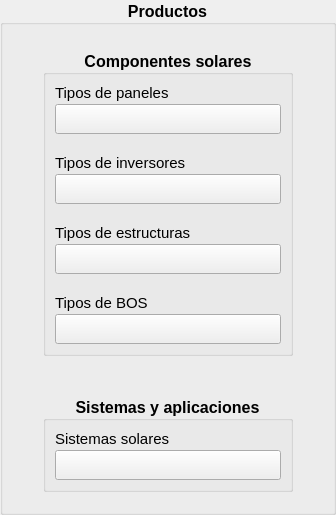
            <widget class="QGroupBox" name="groupProducts">
             <property name="minimumSize">
              <size>
               <width>250</width>
               <height>0</height>
              </size>
             </property>
             <property name="font">
              <font>
               <pointsize>12</pointsize>
               <weight>75</weight>
               <bold>true</bold>
              </font>
             </property>
             <property name="title">
              <string>Productos</string>
             </property>
             <property name="alignment">
              <set>Qt::AlignCenter</set>
             </property>
             <layout class="QVBoxLayout" name="verticalLayout_9">
              <property name="spacing">
               <number>40</number>
              </property>
              <property name="leftMargin">
               <number>40</number>
              </property>
              <property name="topMargin">
               <number>25</number>
              </property>
              <property name="rightMargin">
               <number>40</number>
              </property>
              <property name="bottomMargin">
               <number>20</number>
              </property>
              <item>
               <widget class="QGroupBox" name="groupSolarComponents">
                <property name="minimumSize">
                 <size>
                  <width>250</width>
                  <height>0</height>
                 </size>
                </property>
                <property name="font">
                 <font>
                  <pointsize>12</pointsize>
                  <weight>75</weight>
                  <bold>true</bold>
                 </font>
                </property>
                <property name="title">
                 <string>Componentes solares</string>
                </property>
                <property name="alignment">
                 <set>Qt::AlignCenter</set>
                </property>
                <layout class="QVBoxLayout" name="verticalLayout_6">
                 <property name="spacing">
                  <number>20</number>
                 </property>
                 <item>
                  <layout class="QVBoxLayout" name="verticalLayout_19">
                   <property name="spacing">
                    <number>2</number>
                   </property>
                   <item>
                    <widget class="QLabel" name="labelPanelTypes">
                     <property name="font">
                      <font>
                       <pointsize>11</pointsize>
                       <weight>50</weight>
                       <bold>false</bold>
                      </font>
                     </property>
                     <property name="text">
                      <string>Tipos de paneles</string>
                     </property>
                     <property name="alignment">
                      <set>Qt::AlignLeading|Qt::AlignLeft|Qt::AlignVCenter</set>
                     </property>
                    </widget>
                   </item>
                   <item>
                    <widget class="QPushButton" name="buttonPanelTypes">
                     <property name="minimumSize">
                      <size>
                       <width>0</width>
                       <height>30</height>
                      </size>
                     </property>
                     <property name="font">
                      <font>
                       <weight>50</weight>
                       <bold>false</bold>
                      </font>
                     </property>
                     <property name="text">
                      <string/>
                     </property>
                    </widget>
                   </item>
                  </layout>
                 </item>
                 <item>
                  <layout class="QVBoxLayout" name="verticalLayout_21">
                   <property name="spacing">
                    <number>2</number>
                   </property>
                   <item>
                    <widget class="QLabel" name="labelInverterTypes">
                     <property name="font">
                      <font>
                       <pointsize>11</pointsize>
                       <weight>50</weight>
                       <bold>false</bold>
                      </font>
                     </property>
                     <property name="text">
                      <string>Tipos de inversores</string>
                     </property>
                     <property name="alignment">
                      <set>Qt::AlignLeading|Qt::AlignLeft|Qt::AlignVCenter</set>
                     </property>
                    </widget>
                   </item>
                   <item>
                    <widget class="QPushButton" name="buttonInverterTypes">
                     <property name="minimumSize">
                      <size>
                       <width>0</width>
                       <height>30</height>
                      </size>
                     </property>
                     <property name="font">
                      <font>
                       <weight>50</weight>
                       <bold>false</bold>
                      </font>
                     </property>
                     <property name="text">
                      <string/>
                     </property>
                    </widget>
                   </item>
                  </layout>
                 </item>
                 <item>
                  <layout class="QVBoxLayout" name="verticalLayout_22">
                   <property name="spacing">
                    <number>2</number>
                   </property>
                   <item>
                    <widget class="QLabel" name="labelStructureTypes">
                     <property name="font">
                      <font>
                       <pointsize>11</pointsize>
                       <weight>50</weight>
                       <bold>false</bold>
                      </font>
                     </property>
                     <property name="text">
                      <string>Tipos de estructuras</string>
                     </property>
                     <property name="alignment">
                      <set>Qt::AlignLeading|Qt::AlignLeft|Qt::AlignVCenter</set>
                     </property>
                    </widget>
                   </item>
                   <item>
                    <widget class="QPushButton" name="buttonStructureTypes">
                     <property name="minimumSize">
                      <size>
                       <width>0</width>
                       <height>30</height>
                      </size>
                     </property>
                     <property name="font">
                      <font>
                       <weight>50</weight>
                       <bold>false</bold>
                      </font>
                     </property>
                     <property name="text">
                      <string/>
                     </property>
                    </widget>
                   </item>
                  </layout>
                 </item>
                 <item>
                  <layout class="QVBoxLayout" name="verticalLayout_29">
                   <property name="spacing">
                    <number>2</number>
                   </property>
                   <item>
                    <widget class="QLabel" name="labelBOSTypes">
                     <property name="font">
                      <font>
                       <pointsize>11</pointsize>
                       <weight>50</weight>
                       <bold>false</bold>
                      </font>
                     </property>
                     <property name="text">
                      <string>Tipos de BOS</string>
                     </property>
                     <property name="alignment">
                      <set>Qt::AlignLeading|Qt::AlignLeft|Qt::AlignVCenter</set>
                     </property>
                    </widget>
                   </item>
                   <item>
                    <widget class="QPushButton" name="buttonBOSTypes">
                     <property name="minimumSize">
                      <size>
                       <width>0</width>
                       <height>30</height>
                      </size>
                     </property>
                     <property name="font">
                      <font>
                       <weight>50</weight>
                       <bold>false</bold>
                      </font>
                     </property>
                     <property name="text">
                      <string/>
                     </property>
                    </widget>
                   </item>
                  </layout>
                 </item>
                </layout>
               </widget>
              </item>
              <item>
               <widget class="QGroupBox" name="groupSystemsApps">
                <property name="minimumSize">
                 <size>
                  <width>250</width>
                  <height>0</height>
                 </size>
                </property>
                <property name="font">
                 <font>
                  <pointsize>12</pointsize>
                  <weight>75</weight>
                  <bold>true</bold>
                 </font>
                </property>
                <property name="title">
                 <string>Sistemas y aplicaciones</string>
                </property>
                <property name="alignment">
                 <set>Qt::AlignCenter</set>
                </property>
                <layout class="QVBoxLayout" name="verticalLayout_7">
                 <property name="spacing">
                  <number>20</number>
                 </property>
                 <item>
                  <layout class="QVBoxLayout" name="verticalLayout_32">
                   <property name="spacing">
                    <number>2</number>
                   </property>
                   <item>
                    <widget class="QLabel" name="labelSolarSystems">
                     <property name="font">
                      <font>
                       <pointsize>11</pointsize>
                       <weight>50</weight>
                       <bold>false</bold>
                      </font>
                     </property>
                     <property name="text">
                      <string>Sistemas solares</string>
                     </property>
                     <property name="alignment">
                      <set>Qt::AlignLeading|Qt::AlignLeft|Qt::AlignVCenter</set>
                     </property>
                    </widget>
                   </item>
                   <item>
                    <widget class="QPushButton" name="buttonSolarSystems">
                     <property name="minimumSize">
                      <size>
                       <width>0</width>
                       <height>30</height>
                      </size>
                     </property>
                     <property name="font">
                      <font>
                       <weight>50</weight>
                       <bold>false</bold>
                      </font>
                     </property>
                     <property name="text">
                      <string/>
                     </property>
                    </widget>
                   </item>
                  </layout>
                 </item>
                </layout>
               </widget>
              </item>
             </layout>
            </widget>
